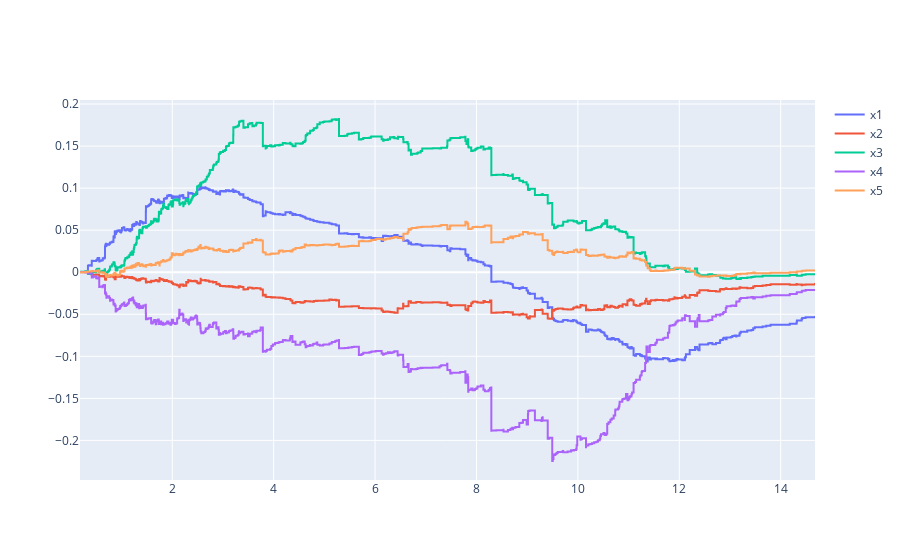

Write notebook code for a chart like this one.
### Code cell
rsf_expl = SurvShapExplainer(rsf, test_X, test_y)
rsf_expl0 = rsf_expl(test_X.iloc[[690]]).iloc[0]
plot_expl(rsf_expl0)

### Figure 1 — Plotly figure (JSON) as saved in the notebook; plotly's stock layout.template omitted (floating-point values rounded to 4 significant figures; data arrays with more than 128 entries replaced by an {"elided": "..."} marker saying what was removed)
{"data": [{"line": {"shape": "hv"}, "mode": "lines", "name": "x1", "type": "scatter", "x": {"elided": "669 float values"}, "y": {"elided": "669 float values"}}, {"line": {"shape": "hv"}, "mode": "lines", "name": "x2", "type": "scatter", "x": {"elided": "669 float values"}, "y": {"elided": "669 float values"}}, {"line": {"shape": "hv"}, "mode": "lines", "name": "x3", "type": "scatter", "x": {"elided": "669 float values"}, "y": {"elided": "669 float values"}}, {"line": {"shape": "hv"}, "mode": "lines", "name": "x4", "type": "scatter", "x": {"elided": "669 float values"}, "y": {"elided": "669 float values"}}, {"line": {"shape": "hv"}, "mode": "lines", "name": "x5", "type": "scatter", "x": {"elided": "669 float values"}, "y": {"elided": "669 float values"}}], "layout": {}}
